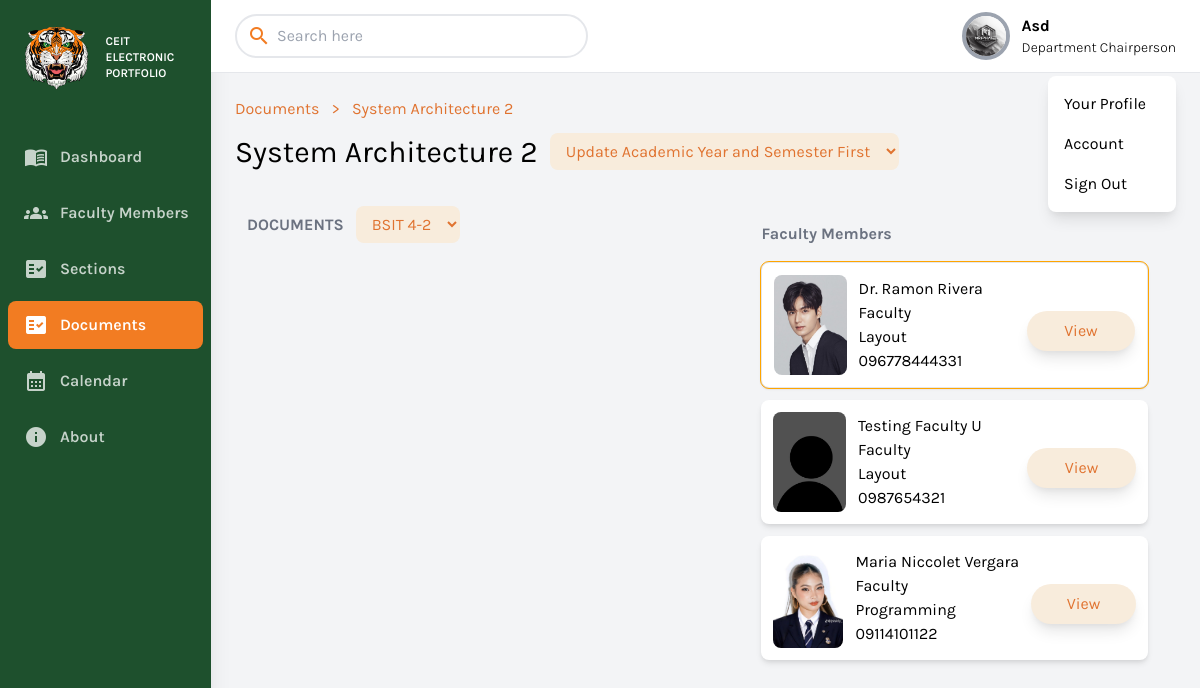
Page /department_chairperson/documents-research.php?s=9 (signed in) on the committed database.
### tables this page shows
CREATE TABLE `user_details` (
  `user_id` bigint(20) NOT NULL,
  `name` varchar(256) NOT NULL,
  `address` varchar(256) NOT NULL,
  `birthday` varchar(256) NOT NULL,
  `phone` varchar(256) NOT NULL,
  `specialization` varchar(256) NOT NULL,
  `image` text NOT NULL
);

CREATE TABLE `subject` (
  `id` bigint(20) NOT NULL,
  `code` varchar(256) NOT NULL,
  `name` varchar(256) NOT NULL,
  `image` text NOT NULL,
  `secretary_id` bigint(20) NOT NULL,
  `course_id` bigint(20) NOT NULL,
  `status` int(11) NOT NULL DEFAULT 0
);

CREATE TABLE `faculty_subject` (
  `id` bigint(20) NOT NULL,
  `faculty_id` bigint(20) NOT NULL,
  `subject_id` bigint(20) NOT NULL,
  `sy` varchar(256) NOT NULL,
  `sem` varchar(256) NOT NULL,
  `status` int(11) NOT NULL DEFAULT 0
);

### conn/conn.php (called while the page is built, shortened)
<?php
class DatabaseHandler {
    private $pdo;
    public function __construct() {
        $dbHost = 'eportfolio.mysql.database.azure.com';
        $dbPort = '3306';
        $dbName = 'eportfolio';
        $dbUser = 'azureuser';
        $dbPassword = 'Azure_User123';
        try {
            $dsn = "mysql:host=$dbHost;port=$dbPort;dbname=$dbName";
            $this->pdo = new PDO($dsn, $dbUser, $dbPassword);
            $this->pdo->setAttribute(PDO::ATTR_ERRMODE, PDO::ERRMODE_EXCEPTION);
        } catch (PDOException $e) {
            echo "Connection failed: " . $e->getMessage();
        }
    }
    public function getAllFacultySectionsBySubjectID($subject_id) {
        try {
            $stmt = $this->pdo->prepare("
                   SELECT b.*,a.faculty_id,a.section_id,a.sem,a.sy FROM `faculty_subject_section` as a
                    JOIN deparment_section as b
                    ON a.section_id = b.id
                    WHERE a.status = 0 AND b.status = 0 AND a.subject_id = :subject_id
            ");
            $stmt->bindParam(':subject_id', $subject_id, PDO::PARAM_INT);
            $stmt->execute();
            return $stmt->fetchAll(PDO::FETCH_ASSOC);
        } catch (PDOException $e) {
            error_log("Query failed: " . $e->getMessage());
            throw new Exception("Unable to fetch subjects. Please try again later.");
        }
    }
    public function getSemAndSchoolyears($college_id) {
        try {
            $stmt = $this->pdo->prepare("
                   SELECT current_sem, current_year,current_status
                    FROM `current_year_sem` WHERE college_id = :college_id
                    GROUP BY current_year,current_sem,current_status,current_status
                    ;
            ");
            $stmt->bindParam(':college_id', $college_id, PDO::PARAM_INT);
            $stmt->execute();
            return $stmt->fetchAll(PDO::FETCH_ASSOC);
        } catch (PDOException $e) {
            error_log("Query failed: " . $e->getMessage());
            throw new Exception("Unable to fetch subjects. Please try again later.");
        }
    }
    public function getAllRowsFromTableWhereGroup($tableName, array $additionalConditions = [], $groupBy = null) {
        try {
            $whereClause = "status = 0";
            if (!empty($additionalConditions)) {
                $whereClause .= " AND " . implode(' AND ', $additionalConditions);
            }
            $groupByClause = "";
            if (!empty($groupBy)) {
                $groupByClause = " GROUP BY " . $groupBy;
            }
            $sql = "SELECT * FROM $tableName WHERE $whereClause $groupByClause";
            $stmt = $this->pdo->prepare($sql);
            $stmt->execute();
            $result = $stmt->fetchAll(PDO::FETCH_ASSOC);
            return $result;
        } catch (PDOException $e) {
            echo "Query failed: " . $e->getMessage();
        }
    }
    public function getIdByColumnValue($tableName, $columnName, $columnValue, $idColumnName) {
        try {
            $stmt = $this->pdo->prepare("SELECT $idColumnName FROM $tableName WHERE $columnName = :column_value");
            $stmt->bindParam(':column_value', $columnValue);
            $stmt->execute();
            $result = $stmt->fetch(PDO::FETCH_ASSOC);
            if ($result) {
                return $result[$idColumnName];
            } else {
                return null;
            }
        } catch (PDOException $e) {
            return null;
        }
    }
}
?>

### department_chairperson/documents-research.php (the view, shortened to what this page needs)
<?php include 'components/header.php'?>
<?php
    if(isset($_GET['s']) && $_GET['s']!="")
    {
        $id =  preg_replace('/\D/', '', $_GET['s']);
    }else{
        echo '
        <script>
            window.location.href="dashboard.php"
        </script>
        ';
    }
     $subject_name = ucwords($db->getIdByColumnValue("subject","id",$id,"name"));
     $sectionRows = $db->getAllFacultySectionsBySubjectID($id);
          $semAndSchoolYearRows = $db->getSemAndSchoolyears($my_college_id);
     if(isset($_SESSION['dashboard']))
        {
            $title = $_SESSION['dashboard'] . '
            <p class="mr-3">></p>
            <p class="mr-3">' . htmlspecialchars($subject_name, ENT_QUOTES, 'UTF-8') . '</p>';
        }else{
            $title = '
            <a href="documents.php" class="mr-3">Documents</a>
            <p class="mr-3">></p>
            <p class="mr-3">'.$subject_name.'</p>
            ';
        }
?>
        <div class="w-full h-screen overflow-x-hidden border-t flex flex-col">
            <main class="w-full flex-grow p-6">
                    <div class="container flex text-orange mb-3">
                        <?=$title?>
                   </div>
                <div class="container flex items-center mb-6">
                <h1 class="text-3xl text-black mr-3"><?=$subject_name?></h1>
                <select  id="schoolyearFilter" class="px-3 py-2 rounded-lg bg-orange text-orange">
                <?php
                if(count($semAndSchoolYearRows)>0)
                {
                    foreach ($semAndSchoolYearRows as $row) {
                        $semester = $row['current_sem'];
                        $schoolyear = $row['current_year'];
                        $val = $semester.' - '.$schoolyear;
                        $selected = $row['current_status'] =='current' ? 'selected' : '';
                        echo '<option '.$selected.' value="'.$val.'">'.$val.'</option>';
                    }
                }else{
                    echo '<option  value="">Update Academic Year and Semester First </option>';
                }
                ?>
                </select>
                </div>
                <div  class="grid p-3  gap-x-20  md:grid-cols-2">
                    <div class="">
                    <div class="container flex mb-4 items-center">
                        <h1 class="text-base text-gray-500 font-bold mr-3">DOCUMENTS</h1>
                        <select id="documentFilter" class="px-3 py-2 text-base rounded-lg bg-orange text-orange">
                            <?php
                            foreach ($sectionRows as $row) {
                                $section_name = $row['name'];
                                $section_id = $row['section_id'];
                                $faculty_id = $row['faculty_id'];
                                $sy_section = $row['sy'];
                                $sem_section = $row['sem'];
                                $val = $sem_section.' - '.$sy_section;
                                echo '<option data-sy="'.$val.'" data-faculty_id="'.$faculty_id.'" value="'.$section_id.'">'.ucwords($section_name).'</option>';
                            }
                            ?>
                        </select>
                    </div>
                    </div>
                <div>
                    <div class="overflow-y-scroll px-4" style="height:500px ">
                        <p class="text-gray-500 m- my-4 font-bold text-base">Faculty Members</p>
                        <?php
                        $faculty_rows = $db->getAllRowsFromTableWhereGroup("faculty_subject",["subject_id=".$id],'faculty_id ASC');
                        foreach ($faculty_rows as $faculty_row) {
                            $faculty_id = $faculty_row['faculty_id'];
                            $new_role =  $db->getIdByColumnValue('users','id',$faculty_id,'role');
                            if($new_role!="faculty")
                            {
                                continue;
                            }
                            $faculty_name = ucwords($db->getIdByColumnValue("user_details",'user_id',$faculty_id,'name'));
                            $faculty_image = ucwords($db->getIdByColumnValue("user_details",'user_id',$faculty_id,'image'));
                            $position = 'Faculty';
                            $specialization = ucwords($db->getIdByColumnValue("user_details",'user_id',$faculty_id,'specialization'));
                            $contacts = ucwords($db->getIdByColumnValue("user_details",'user_id',$faculty_id,'phone'));
                            $image = "../uploads/faculty/".$faculty_image;
                            $buttonFacultyAction =
                            '
                            <a href="facultymembers-info.php?i='.$faculty_id.'"  class="bg-orange mt-3 text-center w-full text-orange px-1 py-2 rounded-full shadow-lg transform transition-transform duration-200 hover:scale-105 hover:shadow-xl hover:bg-orange-600">
                                        View
                                    </a>
                            ';
                            echo
                            '
                                <div class="card cursor-pointer hover:bg-red-50  mt- md:mt-0 my-3 bg-white  shadow-md rounded-lg px-3 py-3" data-faculty-id="'.$faculty_id.'">
                                 <div class="grid items-center justify-items-center" style="grid-template-columns: 1fr 2.5fr 1.5fr">
                                    <img style="height:100px" src="'.$image.'" class="object-cover w-full rounded-lg ">
                                <div class="container px-3">
                                    <p class="whitespace-nowrap">'.$faculty_name.'</p>
                                    <p>'.$position.'</p>
                                    <p class="whitespace-nowrap">'.$specialization.'</p>
                                    <p>'.$contacts.'</p>
                                </div>
                                    '.$buttonFacultyAction.'
                                </div>
                            </div>
                            ';
                        }
                        ?>
                    </div>
                </div>
            </div>
        </main>
        </div>
    </div>
<?php include 'components/footer.php'?>

### department_chairperson/components/header.php (shortened to what this page needs)
<?php include '../conn/conn.php';
$db = new DatabaseHandler();
$defaultSrc = "https://www.pngall.com/wp-content/uploads/13/Secretary-Woman-PNG-Pic.png";
 $src = $db->getIdByColumnValue("user_details","user_id",$_SESSION['id'],"image");
$src = $src!="" ? '../uploads/faculty/'.$src: $defaultSrc;
$my_college_id = $_SESSION['college_id'];
?>
<!DOCTYPE html>
<html lang="en">
<head>
    <link href="https://cdnjs.cloudflare.com/ajax/libs/tailwindcss/2.2.19/tailwind.min.css" rel="stylesheet">
</head>
<body class="bg-gray-100 font-family-karla flex">
    <aside class="relative bg-sidebar h-screen w-64 hidden sm:block shadow-xl">
        <div class="p-2">
            <a href="dashboard.php" class="text-white text-3xl font-semibold uppercase hover:text-gray-300">
                <div class="grid grid-cols-2 flex  items-center ">
                    <div>
                        <img src="assets/image/logo.png" alt="">
                    </div>
                    <div class="overflow-hidden text-xs ">
                        <p>CEIT</p>
                        <p>Electronic Portfolio</p>
                    </div>
                  </div>
            </a>
        </div>
        <nav class="text-white text-base font-semibold pt-3 ">
            <a href="dashboard.php" class="dashboard flex items-center text-white opacity-75 hover:opacity-100 py-3 m-2 rounded-lg  pl-4 nav-item">
                <i class="material-icons mr-3">menu_book</i>
                Dashboard
            </a>
            <a href="facultymembers.php" class="facultymembers flex items-center rounded-lg opacity-75 text-white py-3 hover:opacity-100  m-2 pl-4 nav-item">
                <i class="material-icons  mr-3">groups</i>
                Faculty Members
            </a>
            <a href="sections.php" class="sections flex items-center rounded-lg opacity-75 text-white py-3 hover:opacity-100  m-2 pl-4 nav-item">
                <i class="material-icons  mr-3">fact_check</i>
                Sections
            </a>
            <a href="documents.php" class="documents flex items-center text-white opacity-75 hover:opacity-100 py-3 m-2 rounded-lg  pl-4 nav-item">
                <i class="material-icons mr-3">fact_check</i>
                Documents
            </a>
            <a href="calendar.php" class="calendar flex items-center text-white opacity-75 hover:opacity-100 py-3 m-2 rounded-lg  pl-4 nav-item">
                <i class="material-icons mr-3">calendar_month</i>
                Calendar
            </a>
            <a href="about.php" class="about flex items-center text-white opacity-75 hover:opacity-100 py-3 m-2 rounded-lg  pl-4 nav-item">
                <i class="material-icons mr-3">info</i>
                About
            </a>
        </nav>
    </aside>
    <div class="relative w-full flex flex-col h-screen overflow-y-hidden">
        <header class="w-full items-center bg-white py-3 px-6 hidden sm:flex">
            <div class="w-1/2">
                <div class="relative w-3/4">
                    <i class="material-icons searchicon absolute left-3 top-1/2 transform -translate-y-1/2 text-gray-500">search</i>
                    <input type="text" id="facultySearch" placeholder="Search here" class="pl-10 focus:outline-none focus:ring focus:ring-gray-300 rounded-full border-2 border-gray py-2 px-3 w-full" oninput="searchFaculty()">
                    </div>
            </div>
            <div x-data="{ isOpen: false }" class="relative w-1/2 flex justify-end">
                <div class="grid grid-cols-2 items-center justify-center">
                    <div class="grid mr-3 flex justify-end">
                        <button @click="isOpen = !isOpen" class="realtive z-10 w-12 h-12 rounded-full overflow-hidden border-4 border-gray-400 hover:border-gray-300 focus:border-gray-300 focus:outline-none">
                            <img src="<?=$src?>">
                        </button>
                    </div>
                    <div class="grid">
                        <p class="text-base font-bold"><?=ucwords($db->getIdByColumnValue("user_details","user_id",$_SESSION['id'],"name"))?></p>
                        <p class="text-sm font-light"><?=ucwords(str_replace(' ', ' ', ucwords(str_replace('_', ' ', $_SESSION['role']))))?></p>
                    </div>
                </div>
                <div x-show="isOpen" style="z-index: 99999;" class="absolute w-32 bg-white rounded-lg shadow-lg py-2 mt-16">
                    <a href="edit-profile.php" class="block px-4 py-2 account-link hover:text-white">Your Profile</a>
                    <a href="#" id="openAccountButton" class="block px-4 py-2 account-link hover:text-white">Account</a>
                    <a href="logout.php" class="block px-4 py-2 account-link hover:text-white">Sign Out</a>
                </div>
            </div>
        </header>

### department_chairperson/components/header.php (style rules this page uses)
.font-family-karla { font-family: karla; }
.bg-sidebar { background: #1e502d; }
.active-nav-link { background: #f27c22; }
.searchicon { color: #f27c22; }
.bg-orange { background: #f8ecdc; }
.text-orange { color: #e07330; }

### department_chairperson/documents-research.php (style rules this page uses)
.active-outline { outline: 1px solid #FFA500; max-width: 100%; background-color: #FFFFFF; border-radius: 0.5rem; border: 1px solid #E5E7EB; box-shadow: 0 1px 3px rgba(0, 0, 0, 0.1), 0 1px 2px rgba(0, 0, 0, 0.06); }

### rows in the picture
user_details: image (picture), name "Asd"
subject: name "System Architecture 2"
faculty_subject: shows a picture, faculty.name "Dr. Ramon Rivera", position "Faculty", faculty.specialization "Layout", faculty.phone "096778444331"
faculty_subject: shows a picture, faculty.name "Testing Faculty U", position "Faculty", faculty.specialization "Layout", faculty.phone "0987654321"
faculty_subject: faculty.image (picture), faculty.name "Maria Niccolet Vergara", position "Faculty", faculty.specialization "Programming", faculty.phone "09114101122"

### other values in the picture
form field value "BSIT 4-2"
